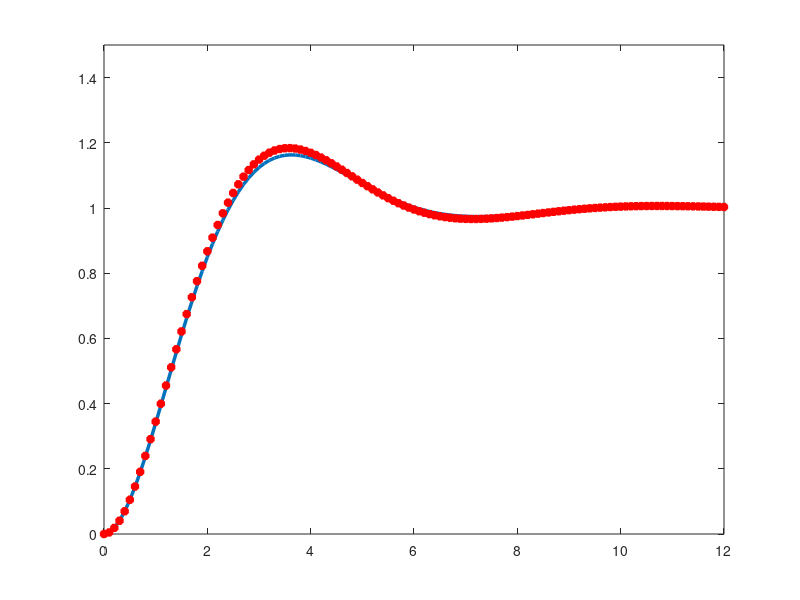

MATLAB code to generate this figure:
clear
clc
path = mfilename('fullpath');
full_path = [path '.txt'];
delete(full_path)
diary(full_path)

s = tf('s');
% continuous system
t = 0 : 0.1 : 35; 
G = 1 / (s^2 + s); 
Gcl = G / ( 1 + G)
y = step(Gcl, t);
figure('Visible','off');
plot(t, y, 'LineWidth', 2.5);
hold on;
% discrete system
% choose the sampling interval
T = 0.1;
Gd = c2d(G, T);
Gcld = Gd / (1 + Gd)
[y, t1] = step(Gcld);
plot(t1, y, '*r', 'LineWidth', 2.5);
axis([0 12 0 1.5]);

print(path,'-dpng')
diary off